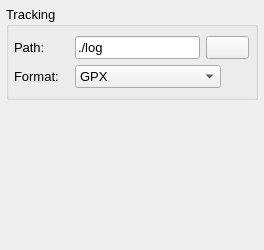
                           <widget class="QWidget" name="tabTracks">
                            <property name="minimumSize">
                             <size>
                              <width>0</width>
                              <height>250</height>
                             </size>
                            </property>
                            <attribute name="title">
                             <string>Tracks</string>
                            </attribute>
                            <layout class="QVBoxLayout" name="verticalLayout_39">
                             <property name="margin">
                              <number>6</number>
                             </property>
                             <item>
                              <widget class="QGroupBox" name="groupBox_9">
                               <property name="sizePolicy">
                                <sizepolicy hsizetype="Minimum" vsizetype="Minimum">
                                 <horstretch>0</horstretch>
                                 <verstretch>0</verstretch>
                                </sizepolicy>
                               </property>
                               <property name="font">
                                <font>
                                 <pointsize>10</pointsize>
                                </font>
                               </property>
                               <property name="title">
                                <string>Tracking</string>
                               </property>
                               <layout class="QVBoxLayout" name="verticalLayout_22">
                                <property name="leftMargin">
                                 <number>5</number>
                                </property>
                                <property name="topMargin">
                                 <number>9</number>
                                </property>
                                <property name="rightMargin">
                                 <number>0</number>
                                </property>
                                <property name="bottomMargin">
                                 <number>9</number>
                                </property>
                                <item>
                                 <layout class="QHBoxLayout" name="horizontalLayout_20">
                                  <property name="spacing">
                                   <number>6</number>
                                  </property>
                                  <property name="rightMargin">
                                   <number>6</number>
                                  </property>
                                  <item>
                                   <widget class="QLabel" name="label_19">
                                    <property name="minimumSize">
                                     <size>
                                      <width>55</width>
                                      <height>0</height>
                                     </size>
                                    </property>
                                    <property name="text">
                                     <string>Path:</string>
                                    </property>
                                   </widget>
                                  </item>
                                  <item>
                                   <widget class="QLineEdit" name="label_track_path">
                                    <property name="minimumSize">
                                     <size>
                                      <width>0</width>
                                      <height>0</height>
                                     </size>
                                    </property>
                                    <property name="text">
                                     <string>./log</string>
                                    </property>
                                   </widget>
                                  </item>
                                  <item>
                                   <widget class="QPushButton" name="button_browsetrackfolder">
                                    <property name="text">
                                     <string/>
                                    </property>
                                    <property name="icon">
                                     <iconset resource="../luckygps.qrc">
                                      <normaloff>:/icons/folder.png</normaloff>:/icons/folder.png</iconset>
                                    </property>
                                   </widget>
                                  </item>
                                 </layout>
                                </item>
                                <item>
                                 <layout class="QHBoxLayout" name="horizontalLayout_21">
                                  <item>
                                   <widget class="QLabel" name="label_20">
                                    <property name="minimumSize">
                                     <size>
                                      <width>55</width>
                                      <height>0</height>
                                     </size>
                                    </property>
                                    <property name="text">
                                     <string>Format:</string>
                                    </property>
                                   </widget>
                                  </item>
                                  <item>
                                   <widget class="QComboBox" name="cb_track_format">
                                    <property name="minimumSize">
                                     <size>
                                      <width>146</width>
                                      <height>0</height>
                                     </size>
                                    </property>
                                    <item>
                                     <property name="text">
                                      <string>GPX</string>
                                     </property>
                                    </item>
                                    <item>
                                     <property name="text">
                                      <string>KML</string>
                                     </property>
                                    </item>
                                   </widget>
                                  </item>
                                  <item>
                                   <spacer name="horizontalSpacer_19">
                                    <property name="orientation">
                                     <enum>Qt::Horizontal</enum>
                                    </property>
                                    <property name="sizeHint" stdset="0">
                                     <size>
                                      <width>0</width>
                                      <height>20</height>
                                     </size>
                                    </property>
                                   </spacer>
                                  </item>
                                 </layout>
                                </item>
                               </layout>
                              </widget>
                             </item>
                             <item>
                              <spacer name="verticalSpacer_10">
                               <property name="orientation">
                                <enum>Qt::Vertical</enum>
                               </property>
                               <property name="sizeHint" stdset="0">
                                <size>
                                 <width>20</width>
                                 <height>0</height>
                                </size>
                               </property>
                              </spacer>
                             </item>
                            </layout>
                           </widget>
